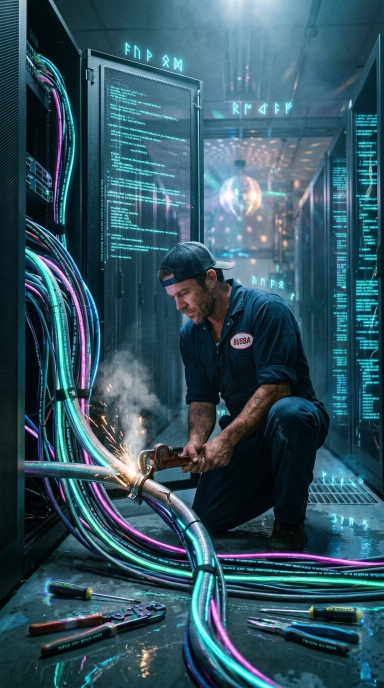
#> input picture media/bubba-tool-call-stills/09_datacenter_a.jpg, 768 x 1376 px (shown at 1/2 size)
$ python quality_gate.py ../../media/bubba-tool-call-stills/09_datacenter_a.jpg   (older library calls are emulated)
#> lines starting #> are read from the running program, lines starting #| are printed output that depends on the picture
#> further down, img is the input picture: shape (1376, 768, 3); mean B, G, R 96.7, 83.4, 49.7
# Author: Claude Sonnet 4.6
# Date: 28-April-2026
# PURPOSE: Pre-VLM frame filtering for the multi-cam image pipeline. Four
#          gates, cheap and composable:
#            1. Trivial gate  — rejects all-black/all-white/lens-cap frames
#                               (pixel std_dev floor, existing behaviour).
#            2. Exposure gate — rejects near-black, blown-out, and low-
#                               contrast frames that the VLM would just
#                               label "skip" anyway. Saves ~43 s of VLM
#                               inference per rejection.
#            3. Sharpness gate — rejects blurry frames (bird too close to
#                               lens, motion blur) using Laplacian variance
#                               already computed by the trivial gate. Per-
#                               camera opt-in via `laplacian_floor` config.
#            4. Motion gate   — per-camera opt-in. Holds a 64x64 grayscale
#                               thumbnail of the last captured frame; a new
#                               frame is accepted only if the mean absolute
#                               pixel delta exceeds motion_delta_threshold.
#                               Used on house-yard + gwtc where 90%+ of
#                               frames show no change and return share=skip.
#          Also exposes the Laplacian variance helper used by capture.py to
#          pick the sharpest frame within a burst (internal ranking, not a
#          threshold).
# SRP/DRY check: Pass — single responsibility is pixel-level frame sanity
#                and cheap pre-VLM filtering. No VLM calls here.

from __future__ import annotations

import threading

import cv2
import numpy as np


def pixel_std_dev(image_bgr: np.ndarray) -> float:
    """Standard deviation of luminance. Below ~5 on a 0-255 scale means the
    frame is effectively uniform — lens cap, all-black night, solid white,
    a codec-dropped frame. Above ~20 means real content."""
    gray = cv2.cvtColor(image_bgr, cv2.COLOR_BGR2GRAY)
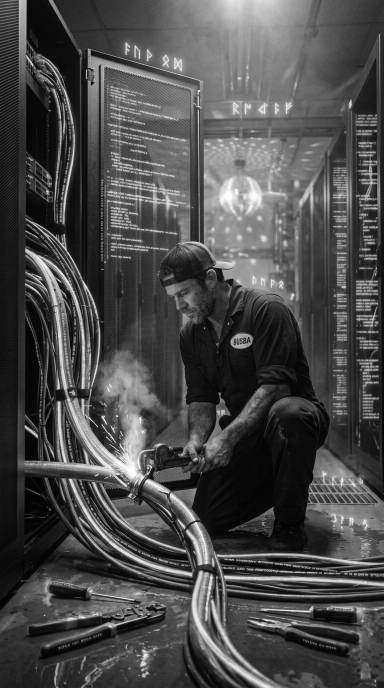
#> gray: shape (1376, 768) (shown at 1/2 size); min 0, max 255, mean 74.8
    return float(gray.std())


def laplacian_variance(image_bgr: np.ndarray) -> float:
    """Used to pick the sharpest frame within a burst. Higher = sharper.
    This is a ranking signal only — no absolute threshold."""
    gray = cv2.cvtColor(image_bgr, cv2.COLOR_BGR2GRAY)
    return float(cv2.Laplacian(gray, cv2.CV_64F).var())


def exposure_p50(image_bgr: np.ndarray) -> float:
    """Median luminance; logged for later analysis but not gated on."""
    gray = cv2.cvtColor(image_bgr, cv2.COLOR_BGR2GRAY)
    return float(np.median(gray))


def passes_trivial_gate(image_bgr: np.ndarray, std_dev_floor: float = 5.0) -> tuple[bool, dict]:
    """Returns (ok, metrics). `ok=True` means the frame has real content and is
    worth sending to the VLM. `metrics` dict carries sharpness / exposure / std
    for logging regardless of pass/fail."""
    std = pixel_std_dev(image_bgr)
#> std = 53.3
    lap = laplacian_variance(image_bgr)
#> lap = 1190.9
    p50 = exposure_p50(image_bgr)
#> p50 = 63
    ok = std >= std_dev_floor
#> ok = True
    return ok, {"std_dev": std, "laplacian_var": lap, "exposure_p50": p50}


def passes_sharpness_gate(
    metrics: dict,
    laplacian_floor: float = 0.0,
) -> tuple[bool, str | None]:
    """Reject blurry frames — bird/chick too close to the lens, motion blur —
    using the Laplacian variance already computed by passes_trivial_gate.
    Zero cost beyond the trivial gate.

    Returns (ok, reason). reason is None on pass, or a short tag on fail.
    Per-camera opt-in via `laplacian_floor` in config (default 0 = disabled)."""
    if laplacian_floor <= 0.0:
        return True, None
    lap = metrics.get("laplacian_var", 0.0)
    if lap < laplacian_floor:
        return False, f"too_blurry (lap={lap:.1f} < {laplacian_floor})"
    return True, None


def passes_exposure_gate(
    metrics: dict,
    p50_floor: float = 25.0,
    p50_ceiling: float = 230.0,
    std_floor: float = 15.0,
) -> tuple[bool, str | None]:
    """Reject near-black, blown-out, and washed-out frames before the VLM
    sees them. Reuses the metrics already computed by passes_trivial_gate
    so this is effectively free.

    Returns (ok, reason). reason is None on pass, or a short tag
    ("too_dark" / "too_bright" / "too_flat") on fail — logged by the
    orchestrator so we can tune thresholds from real data."""
    p50 = metrics.get("exposure_p50", 128.0)
    std = metrics.get("std_dev", 0.0)
    if p50 < p50_floor:
        return False, f"too_dark (p50={p50:.1f} < {p50_floor})"
    if p50 > p50_ceiling:
        return False, f"too_bright (p50={p50:.1f} > {p50_ceiling})"
    if std < std_floor:
        return False, f"too_flat (std={std:.1f} < {std_floor})"
    return True, None


class MotionGate:
    """Per-camera frame-to-frame delta gate. Holds a 64x64 grayscale
    thumbnail of the last *accepted* frame per camera. A new frame is
    accepted iff the mean absolute pixel delta against that thumbnail
    exceeds `threshold` on the 0-255 scale.

    First frame per camera always accepts (no baseline to compare to).

    Opt-in per camera: the orchestrator only calls this for cameras whose
    config block has `motion_gate: true`. Brooder cameras leave it off
    because chicks move continuously and we want the VLM on every frame
    regardless.

    Thread-safe around the baseline dict — the pipeline is single-
    threaded today, but the lock is cheap and future-proofs against a
    later async rewrite."""

    _THUMB_SIZE = (64, 64)

    def __init__(self, threshold: float = 3.0):
        self._threshold = float(threshold)
        self._last: dict[str, np.ndarray] = {}
        self._lock = threading.Lock()

    def accept(self, camera_id: str, image_bgr: np.ndarray) -> tuple[bool, dict]:
        gray = cv2.cvtColor(image_bgr, cv2.COLOR_BGR2GRAY)
        thumb = cv2.resize(gray, self._THUMB_SIZE, interpolation=cv2.INTER_AREA)
        with self._lock:
            prev = self._last.get(camera_id)
            if prev is None:
                # First frame — no baseline, accept and store.
                self._last[camera_id] = thumb
                return True, {"motion_delta": None, "baseline": "first_frame"}
            delta = float(np.mean(cv2.absdiff(thumb, prev)))
            ok = delta >= self._threshold
            if ok:
                # Only refresh the baseline when we accept — otherwise a
                # slow drift (gradual lighting change) would never trip
                # the threshold because each individual tick stays under.
                self._last[camera_id] = thumb
            return ok, {"motion_delta": round(delta, 2), "threshold": self._threshold}


if __name__ == "__main__":
    import sys
    for path in sys.argv[1:]:
        img = cv2.imread(path)
        if img is None:
            print(f"{path}: UNREADABLE")
            continue
        ok, m = passes_trivial_gate(img)
#> ok = True; m = {'std_dev': 53.3, 'laplacian_var': 1190.9, 'exposure_p50': 63}
        verdict = "pass" if ok else "REJECT"
#> verdict = 'pass'
        exp_ok, exp_reason = passes_exposure_gate(m)
#> in passes_exposure_gate, `p50 = metrics.get("exposure_p50", 128.0)`: p50 = 63
#> in passes_exposure_gate, `std = metrics.get("std_dev", 0.0)`: std = 53.3
#> exp_ok = True
        exp_verdict = "pass" if exp_ok else f"REJECT ({exp_reason})"
#> exp_verdict = 'pass'
        print(f"{path}: trivial={verdict}  exposure={exp_verdict}  "
              f"std={m['std_dev']:.1f}  lap={m['laplacian_var']:.1f}  "
              f"p50={m['exposure_p50']:.1f}")
#| ../../media/bubba-tool-call-stills/09_datacenter_a.jpg: trivial=pass  exposure=pass  std=53.3  lap=1190.9  p50=63.0

$ run again, on media/bubba-tool-call-stills/02_plumber.jpg
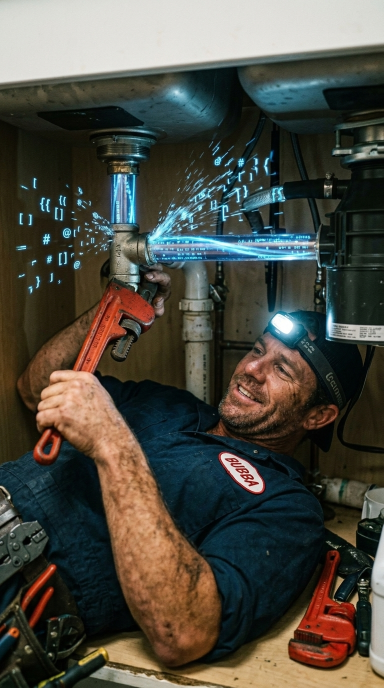
#> input picture media/bubba-tool-call-stills/02_plumber.jpg, 768 x 1376 px (shown at 1/2 size)
#> img is the input picture: shape (1376, 768, 3); mean B, G, R 65.4, 74.8, 76.6
#> in pixel_std_dev, `gray = cv2.cvtColor(image_bgr, cv2.COLOR_BGR2GRAY)`:
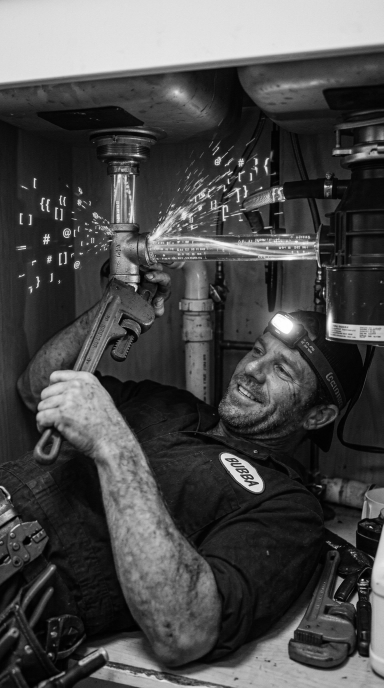
#> gray: shape (1376, 768) (shown at 1/2 size); min 0, max 255, mean 74.2
#> in passes_trivial_gate, `std = pixel_std_dev(image_bgr)`: std = 67.3
#> lap = 421.8
#> in passes_trivial_gate, `p50 = exposure_p50(image_bgr)`: p50 = 48
#> in passes_trivial_gate, `ok = std >= std_dev_floor`: ok = True
#> `ok, m = passes_trivial_gate(img)`: m = {'std_dev': 67.3, 'laplacian_var': 421.8, 'exposure_p50': 48}
#> verdict = 'pass'
#> in passes_exposure_gate, `p50 = metrics.get("exposure_p50", 128.0)`: p50 = 48
#> in passes_exposure_gate, `std = metrics.get("std_dev", 0.0)`: std = 67.3
#> exp_ok = True
#> exp_verdict = 'pass'
#| ../../media/bubba-tool-call-stills/02_plumber.jpg: trivial=pass  exposure=pass  std=67.3  lap=421.8  p50=48.0

$ run again, on media/bubba-tool-call-stills/03_lineman.jpg
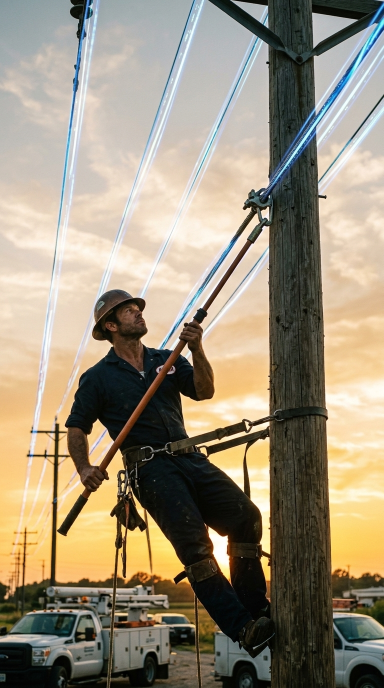
#> input picture media/bubba-tool-call-stills/03_lineman.jpg, 768 x 1376 px (shown at 1/2 size)
#> img is the input picture: shape (1376, 768, 3); mean B, G, R 122.4, 142.4, 152.8
#> in pixel_std_dev, `gray = cv2.cvtColor(image_bgr, cv2.COLOR_BGR2GRAY)`:
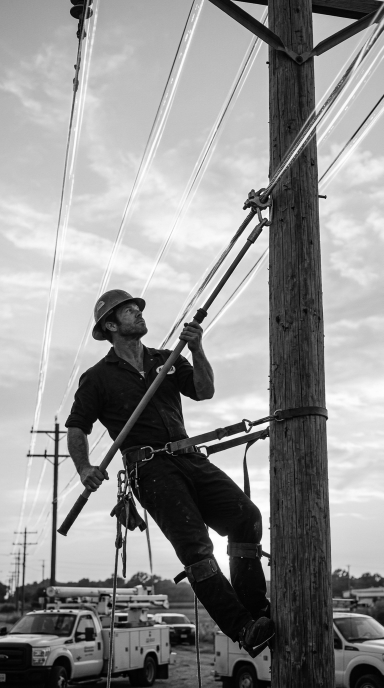
#> gray: shape (1376, 768) (shown at 1/2 size); min 0, max 255, mean 143.3
#> in passes_trivial_gate, `std = pixel_std_dev(image_bgr)`: std = 83.44
#> lap = 657
#> in passes_trivial_gate, `p50 = exposure_p50(image_bgr)`: p50 = 190
#> in passes_trivial_gate, `ok = std >= std_dev_floor`: ok = True
#> `ok, m = passes_trivial_gate(img)`: m = {'std_dev': 83.44, 'laplacian_var': 657, 'exposure_p50': 190}
#> verdict = 'pass'
#> in passes_exposure_gate, `p50 = metrics.get("exposure_p50", 128.0)`: p50 = 190
#> in passes_exposure_gate, `std = metrics.get("std_dev", 0.0)`: std = 83.44
#> exp_ok = True
#> exp_verdict = 'pass'
#| ../../media/bubba-tool-call-stills/03_lineman.jpg: trivial=pass  exposure=pass  std=83.4  lap=657.0  p50=190.0

$ run again, on media/bubba-tool-call-stills/04_welder.jpg
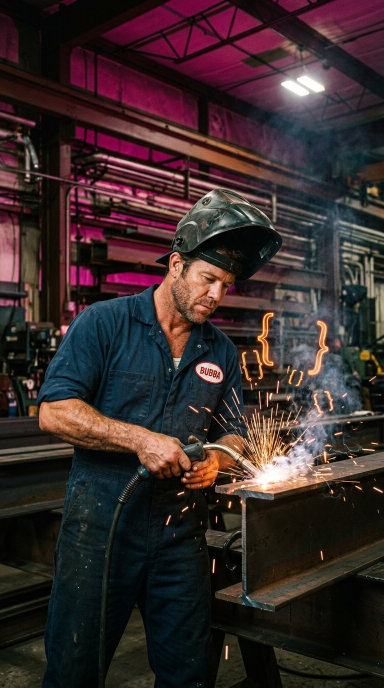
#> input picture media/bubba-tool-call-stills/04_welder.jpg, 768 x 1376 px (shown at 1/2 size)
#> img is the input picture: shape (1376, 768, 3); mean B, G, R 42, 42.2, 55.8
#> in pixel_std_dev, `gray = cv2.cvtColor(image_bgr, cv2.COLOR_BGR2GRAY)`:
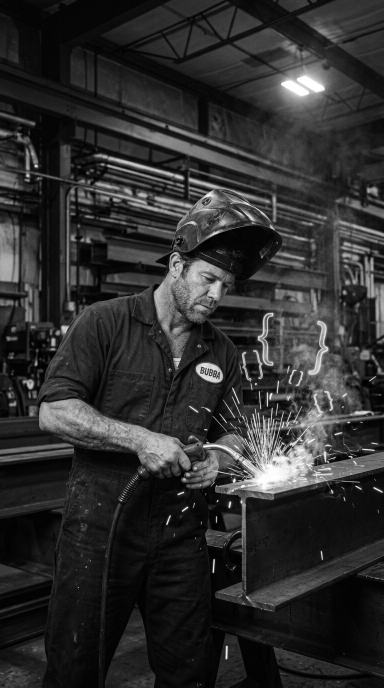
#> gray: shape (1376, 768) (shown at 1/2 size); min 0, max 255, mean 46.3
#> in passes_trivial_gate, `std = pixel_std_dev(image_bgr)`: std = 45.03
#> lap = 550.6
#> in passes_trivial_gate, `p50 = exposure_p50(image_bgr)`: p50 = 33
#> in passes_trivial_gate, `ok = std >= std_dev_floor`: ok = True
#> `ok, m = passes_trivial_gate(img)`: m = {'std_dev': 45.03, 'laplacian_var': 550.6, 'exposure_p50': 33}
#> verdict = 'pass'
#> in passes_exposure_gate, `p50 = metrics.get("exposure_p50", 128.0)`: p50 = 33
#> in passes_exposure_gate, `std = metrics.get("std_dev", 0.0)`: std = 45.03
#> exp_ok = True
#> exp_verdict = 'pass'
#| ../../media/bubba-tool-call-stills/04_welder.jpg: trivial=pass  exposure=pass  std=45.0  lap=550.6  p50=33.0
